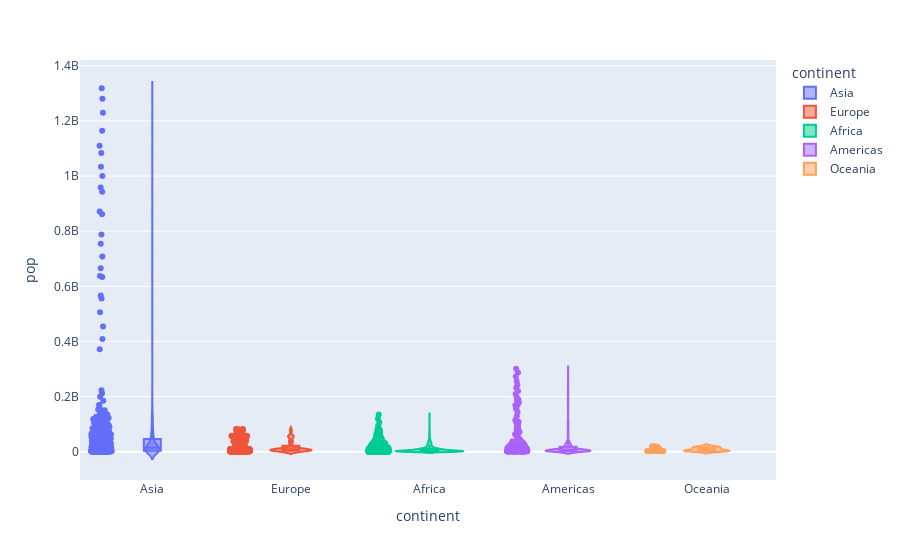

This figure's notebook cell:
### Code cell
# Test for plotly data
import plotly.express as px
import pandas as pd
df = pd.read_csv("gpm.csv")
fig = px.violin(df, y="pop", x="continent", color="continent", box=True, points="all", hover_data=df.columns)
fig.show()

### Figure 1 — Plotly figure (JSON) as saved in the notebook; plotly's stock layout.template omitted (floating-point values rounded to 4 significant figures; data arrays with more than 128 entries replaced by an {"elided": "..."} marker saying what was removed)
{"data": [{"alignmentgroup": "True", "box": {"visible": true}, "customdata": {"elided": "396x7 mixed values"}, "hovertemplate": "continent=%{x}<br>pop=%{y}<br>Unnamed: 0=%{customdata[0]}<br>country=%{customdata[1]}<br>year=%{customdata[2]}<br>lifeExp=%{customdata[3]}<br>gdpPercap=%{customdata[4]}<br>iso_alpha=%{customdata[5]}<br>iso_num=%{customdata[6]}<extra></extra>", "legendgroup": "Asia", "marker": {"color": "#636efa"}, "name": "Asia", "offsetgroup": "Asia", "orientation": "v", "points": "all", "scalegroup": "True", "showlegend": true, "type": "violin", "x": {"elided": "396 str values"}, "x0": " ", "xaxis": "x", "y": {"elided": "396 int values"}, "y0": " ", "yaxis": "y"}, {"alignmentgroup": "True", "box": {"visible": true}, "customdata": {"elided": "360x7 mixed values"}, "hovertemplate": "continent=%{x}<br>pop=%{y}<br>Unnamed: 0=%{customdata[0]}<br>country=%{customdata[1]}<br>year=%{customdata[2]}<br>lifeExp=%{customdata[3]}<br>gdpPercap=%{customdata[4]}<br>iso_alpha=%{customdata[5]}<br>iso_num=%{customdata[6]}<extra></extra>", "legendgroup": "Europe", "marker": {"color": "#EF553B"}, "name": "Europe", "offsetgroup": "Europe", "orientation": "v", "points": "all", "scalegroup": "True", "showlegend": true, "type": "violin", "x": {"elided": "360 str values"}, "x0": " ", "xaxis": "x", "y": {"elided": "360 int values"}, "y0": " ", "yaxis": "y"}, {"alignmentgroup": "True", "box": {"visible": true}, "customdata": {"elided": "624x7 mixed values"}, "hovertemplate": "continent=%{x}<br>pop=%{y}<br>Unnamed: 0=%{customdata[0]}<br>country=%{customdata[1]}<br>year=%{customdata[2]}<br>lifeExp=%{customdata[3]}<br>gdpPercap=%{customdata[4]}<br>iso_alpha=%{customdata[5]}<br>iso_num=%{customdata[6]}<extra></extra>", "legendgroup": "Africa", "marker": {"color": "#00cc96"}, "name": "Africa", "offsetgroup": "Africa", "orientation": "v", "points": "all", "scalegroup": "True", "showlegend": true, "type": "violin", "x": {"elided": "624 str values"}, "x0": " ", "xaxis": "x", "y": {"elided": "624 int values"}, "y0": " ", "yaxis": "y"}, {"alignmentgroup": "True", "box": {"visible": true}, "customdata": {"elided": "300x7 mixed values"}, "hovertemplate": "continent=%{x}<br>pop=%{y}<br>Unnamed: 0=%{customdata[0]}<br>country=%{customdata[1]}<br>year=%{customdata[2]}<br>lifeExp=%{customdata[3]}<br>gdpPercap=%{customdata[4]}<br>iso_alpha=%{customdata[5]}<br>iso_num=%{customdata[6]}<extra></extra>", "legendgroup": "Americas", "marker": {"color": "#ab63fa"}, "name": "Americas", "offsetgroup": "Americas", "orientation": "v", "points": "all", "scalegroup": "True", "showlegend": true, "type": "violin", "x": {"elided": "300 str values"}, "x0": " ", "xaxis": "x", "y": {"elided": "300 int values"}, "y0": " ", "yaxis": "y"}, {"alignmentgroup": "True", "box": {"visible": true}, "customdata": {"elided": "24x7 mixed values"}, "hovertemplate": "continent=%{x}<br>pop=%{y}<br>Unnamed: 0=%{customdata[0]}<br>country=%{customdata[1]}<br>year=%{customdata[2]}<br>lifeExp=%{customdata[3]}<br>gdpPercap=%{customdata[4]}<br>iso_alpha=%{customdata[5]}<br>iso_num=%{customdata[6]}<extra></extra>", "legendgroup": "Oceania", "marker": {"color": "#FFA15A"}, "name": "Oceania", "offsetgroup": "Oceania", "orientation": "v", "points": "all", "scalegroup": "True", "showlegend": true, "type": "violin", "x": ["Oceania", "Oceania", "Oceania", "Oceania", "Oceania", "Oceania", "Oceania", "Oceania", "Oceania", "Oceania", "Oceania", "Oceania", "Oceania", "Oceania", "Oceania", "Oceania", "Oceania", "Oceania", "Oceania", "Oceania", "Oceania", "Oceania", "Oceania", "Oceania"], "x0": " ", "xaxis": "x", "y": [8691212, 9712569, 10794968, 11872264, 13177000, 14074100, 15184200, 16257249, 17481977, 18565243, 19546792, 20434176, 1994794, 2229407, 2488550, 2728150, 2929100, 3164900, 3210650, 3317166, 3437674, 3676187, 3908037, 4115771], "y0": " ", "yaxis": "y"}], "layout": {"legend": {"title": {"text": "continent"}, "tracegroupgap": 0}, "margin": {"t": 60}, "violinmode": "overlay", "xaxis": {"anchor": "y", "categoryarray": ["Asia", "Europe", "Africa", "Americas", "Oceania"], "categoryorder": "array", "domain": [0, 1], "title": {"text": "continent"}}, "yaxis": {"anchor": "x", "domain": [0, 1], "title": {"text": "pop"}}}}
